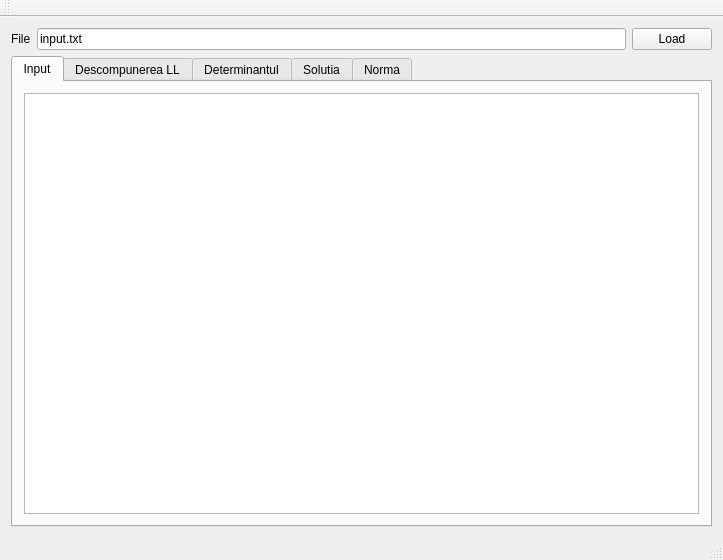
<?xml version="1.0" encoding="UTF-8"?>
<ui version="4.0">
 <class>MainWindow</class>
 <widget class="QMainWindow" name="MainWindow">
  <property name="geometry">
   <rect>
    <x>0</x>
    <y>0</y>
    <width>723</width>
    <height>560</height>
   </rect>
  </property>
  <property name="windowTitle">
   <string>MainWindow</string>
  </property>
  <widget class="QWidget" name="centralWidget">
   <layout class="QGridLayout" name="gridLayout">
    <item row="0" column="0">
     <layout class="QVBoxLayout" name="verticalLayout">
      <item>
       <layout class="QHBoxLayout" name="horizontalLayout">
        <item>
         <widget class="QLabel" name="label">
          <property name="text">
           <string>File</string>
          </property>
         </widget>
        </item>
        <item>
         <widget class="QLineEdit" name="fileNameEdit">
          <property name="text">
           <string>input.txt</string>
          </property>
         </widget>
        </item>
        <item>
         <widget class="QPushButton" name="loadButton">
          <property name="text">
           <string>Load</string>
          </property>
         </widget>
        </item>
       </layout>
      </item>
      <item>
       <widget class="QTabWidget" name="tabWidget">
        <property name="currentIndex">
         <number>0</number>
        </property>
        <widget class="QWidget" name="tab">
         <attribute name="title">
          <string>Input</string>
         </attribute>
         <layout class="QGridLayout" name="gridLayout_2">
          <item row="0" column="0">
           <widget class="QTextEdit" name="inputEdit">
            <property name="font">
             <font>
              <family>FreeMono</family>
             </font>
            </property>
           </widget>
          </item>
         </layout>
        </widget>
        <widget class="QWidget" name="tab_2">
         <attribute name="title">
          <string>Descompunerea LL</string>
         </attribute>
         <layout class="QGridLayout" name="gridLayout_6">
          <item row="0" column="0">
           <widget class="QTextEdit" name="LLEdit">
            <property name="font">
             <font>
              <family>FreeMono</family>
             </font>
            </property>
           </widget>
          </item>
         </layout>
        </widget>
        <widget class="QWidget" name="tab_4">
         <attribute name="title">
          <string>Determinantul</string>
         </attribute>
         <layout class="QGridLayout" name="gridLayout_5">
          <item row="0" column="0">
           <widget class="QTextEdit" name="detEdit">
            <property name="font">
             <font>
              <family>FreeMono</family>
             </font>
            </property>
           </widget>
          </item>
         </layout>
        </widget>
        <widget class="QWidget" name="tab_3">
         <attribute name="title">
          <string>Solutia</string>
         </attribute>
         <layout class="QGridLayout" name="gridLayout_4">
          <item row="0" column="0">
           <widget class="QTextEdit" name="solEdit">
            <property name="font">
             <font>
              <family>FreeMono</family>
             </font>
            </property>
           </widget>
          </item>
         </layout>
        </widget>
        <widget class="QWidget" name="tab_5">
         <attribute name="title">
          <string>Norma</string>
         </attribute>
         <layout class="QGridLayout" name="gridLayout_3">
          <item row="0" column="0">
           <widget class="QTextEdit" name="normaEdit">
            <property name="font">
             <font>
              <family>FreeMono</family>
             </font>
            </property>
           </widget>
          </item>
         </layout>
        </widget>
       </widget>
      </item>
     </layout>
    </item>
   </layout>
  </widget>
  <widget class="QMenuBar" name="menuBar">
   <property name="geometry">
    <rect>
     <x>0</x>
     <y>0</y>
     <width>723</width>
     <height>23</height>
    </rect>
   </property>
  </widget>
  <widget class="QToolBar" name="mainToolBar">
   <attribute name="toolBarArea">
    <enum>TopToolBarArea</enum>
   </attribute>
   <attribute name="toolBarBreak">
    <bool>false</bool>
   </attribute>
  </widget>
  <widget class="QStatusBar" name="statusBar"/>
 </widget>
 <layoutdefault spacing="6" margin="11"/>
 <resources/>
 <connections>
  <connection>
   <sender>loadButton</sender>
   <signal>clicked()</signal>
   <receiver>MainWindow</receiver>
   <slot>onLoad()</slot>
   <hints>
    <hint type="sourcelabel">
     <x>661</x>
     <y>57</y>
    </hint>
    <hint type="destinationlabel">
     <x>528</x>
     <y>40</y>
    </hint>
   </hints>
  </connection>
 </connections>
 <slots>
  <slot>onLoad()</slot>
 </slots>
</ui>
